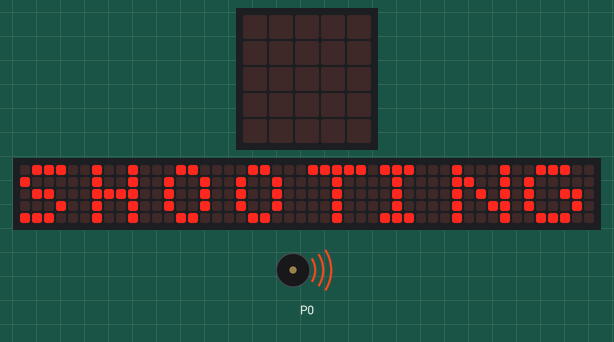
Bench run of a program on a simulated BBC micro:bit (MakeCode). Parts: the board's 5×5 LED display, a strip that is not on the board, showing the scrolling text unrolled, buzzer (waves = sounding). The 48×5 strip is a reading aid, not a part: it shows the text the display is scrolling, unrolled, one strip-width of it at a time.

Above: at 0.07 s.
At 3.52 s:
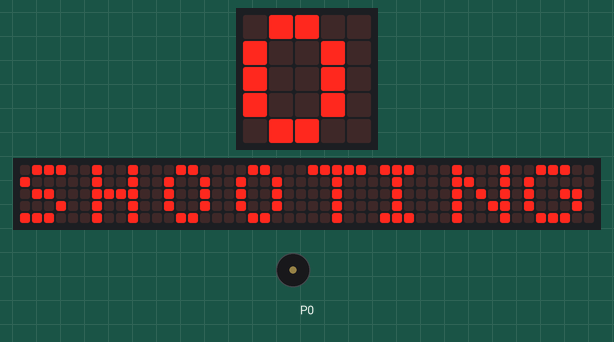
At 8.0 s:
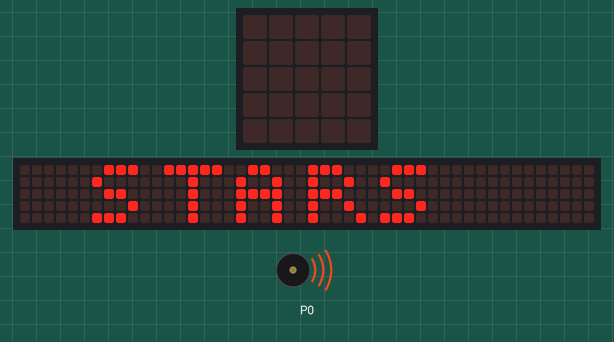
At 12.25 s:
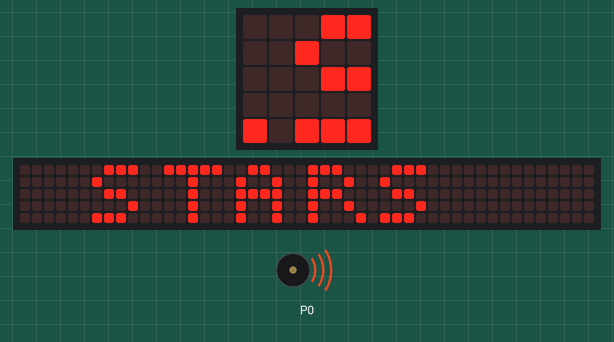
Timing chart, 0 to 40.0 s (numbered marks = the images above):
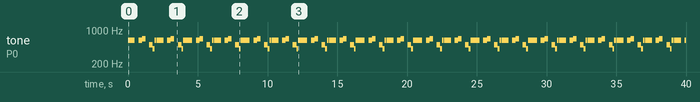

The program:

SHOOTING-STARS.py
```python
def on_forever():
    music.play_tone(622, music.beat(BeatFraction.WHOLE))
    music.rest(music.beat(BeatFraction.HALF))
    music.play_tone(622, music.beat(BeatFraction.HALF))
    music.play_tone(659, music.beat(BeatFraction.HALF))
    music.rest(music.beat(BeatFraction.HALF))
    music.play_tone(494, music.beat(BeatFraction.HALF))
    music.play_tone(415, music.beat(BeatFraction.QUARTER))
    music.play_tone(622, music.beat(BeatFraction.QUARTER))
basic.forever(on_forever)

def on_in_background():
    basic.show_string("SHOOTING STARS")
control.in_background(on_in_background)
```

Measured:
- by itself, tone on P0: repeats every 2.1 s: silent 0.26 s, 622 Hz 0.26 s, 659 Hz 0.25 s, silent 0.26 s, 494 Hz 0.26 s, 415 Hz 0.13 s, 622 Hz 0.13 s, silent 0.03 s, 622 Hz 0.50 s
- what the display in image 2 shows lasts 0.5 s, from 7.8 s to 8.3 s
